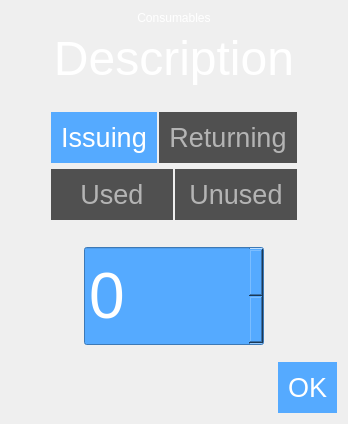
           <widget class="QWidget" name="consumableOutPage">
            <layout class="QVBoxLayout" name="verticalLayout_10">
             <item>
              <widget class="QLabel" name="label_3">
               <property name="sizePolicy">
                <sizepolicy hsizetype="Preferred" vsizetype="Minimum">
                 <horstretch>0</horstretch>
                 <verstretch>0</verstretch>
                </sizepolicy>
               </property>
               <property name="styleSheet">
                <string notr="true">font: 750 48pt;
color: rgb(255, 255, 255);</string>
               </property>
               <property name="text">
                <string>Consumables</string>
               </property>
               <property name="alignment">
                <set>Qt::AlignCenter</set>
               </property>
              </widget>
             </item>
             <item>
              <widget class="QLabel" name="consumableDescriptionLabel">
               <property name="font">
                <font>
                 <pointsize>36</pointsize>
                 <weight>9</weight>
                 <italic>false</italic>
                 <bold>false</bold>
                </font>
               </property>
               <property name="styleSheet">
                <string notr="true">font: 75 36pt;
color: rgb(255, 255, 255);</string>
               </property>
               <property name="text">
                <string>Description</string>
               </property>
               <property name="alignment">
                <set>Qt::AlignCenter</set>
               </property>
              </widget>
             </item>
             <item>
              <spacer name="verticalSpacer_2">
               <property name="orientation">
                <enum>Qt::Vertical</enum>
               </property>
               <property name="sizeHint" stdset="0">
                <size>
                 <width>20</width>
                 <height>20</height>
                </size>
               </property>
              </spacer>
             </item>
             <item>
              <layout class="QHBoxLayout" name="horizontalLayout_8">
               <item>
                <spacer name="horizontalSpacer_2">
                 <property name="orientation">
                  <enum>Qt::Horizontal</enum>
                 </property>
                 <property name="sizeHint" stdset="0">
                  <size>
                   <width>40</width>
                   <height>20</height>
                  </size>
                 </property>
                </spacer>
               </item>
               <item>
                <layout class="QVBoxLayout" name="verticalLayout_9">
                 <item>
                  <widget class="QWidget" name="issueReturnParent" native="true">
                   <layout class="QHBoxLayout" name="horizontalLayout_12">
                    <property name="spacing">
                     <number>2</number>
                    </property>
                    <property name="leftMargin">
                     <number>0</number>
                    </property>
                    <property name="topMargin">
                     <number>0</number>
                    </property>
                    <property name="rightMargin">
                     <number>0</number>
                    </property>
                    <property name="bottomMargin">
                     <number>0</number>
                    </property>
                    <item>
                     <widget class="QPushButton" name="consumableIssuingButton">
                      <property name="sizePolicy">
                       <sizepolicy hsizetype="Minimum" vsizetype="Minimum">
                        <horstretch>0</horstretch>
                        <verstretch>0</verstretch>
                       </sizepolicy>
                      </property>
                      <property name="styleSheet">
                       <string notr="true">QPushButton
{
	color: rgb(180, 180, 180);
	font: 20pt;
	padding: 10;
	background-color: rgb(80, 80, 80);
	border:none;
}

QPushButton::checked{
color: rgb(255, 255, 255);
background-color: rgb(85, 170, 255);
border:none;
}
</string>
                      </property>
                      <property name="text">
                       <string>Issuing</string>
                      </property>
                      <property name="checkable">
                       <bool>true</bool>
                      </property>
                      <property name="checked">
                       <bool>true</bool>
                      </property>
                      <property name="autoExclusive">
                       <bool>true</bool>
                      </property>
                     </widget>
                    </item>
                    <item>
                     <widget class="QPushButton" name="consumableReturningButton">
                      <property name="sizePolicy">
                       <sizepolicy hsizetype="Minimum" vsizetype="Minimum">
                        <horstretch>0</horstretch>
                        <verstretch>0</verstretch>
                       </sizepolicy>
                      </property>
                      <property name="styleSheet">
                       <string notr="true">QPushButton
{
	color: rgb(180, 180, 180);
	font: 20pt;
	padding: 10;
	background-color: rgb(80, 80, 80);
	border:none;
}

QPushButton::checked{
color: rgb(255, 255, 255);
background-color: rgb(85, 170, 255);
border:none;
}
</string>
                      </property>
                      <property name="text">
                       <string>Returning</string>
                      </property>
                      <property name="checkable">
                       <bool>true</bool>
                      </property>
                      <property name="autoExclusive">
                       <bool>true</bool>
                      </property>
                     </widget>
                    </item>
                   </layout>
                  </widget>
                 </item>
                 <item>
                  <widget class="QWidget" name="usedUnusedParent" native="true">
                   <property name="minimumSize">
                    <size>
                     <width>0</width>
                     <height>0</height>
                    </size>
                   </property>
                   <layout class="QHBoxLayout" name="horizontalLayout_7">
                    <property name="spacing">
                     <number>2</number>
                    </property>
                    <property name="leftMargin">
                     <number>0</number>
                    </property>
                    <property name="topMargin">
                     <number>0</number>
                    </property>
                    <property name="rightMargin">
                     <number>0</number>
                    </property>
                    <property name="bottomMargin">
                     <number>0</number>
                    </property>
                    <item>
                     <widget class="QPushButton" name="consumableUsedButton">
                      <property name="enabled">
                       <bool>true</bool>
                      </property>
                      <property name="sizePolicy">
                       <sizepolicy hsizetype="Minimum" vsizetype="Minimum">
                        <horstretch>0</horstretch>
                        <verstretch>0</verstretch>
                       </sizepolicy>
                      </property>
                      <property name="styleSheet">
                       <string notr="true">QPushButton
{
	color: rgb(180, 180, 180);
	font: 20pt;
	padding: 10;
	background-color: rgb(80, 80, 80);
	border:none;
}

QPushButton::checked{
color: rgb(255, 255, 255);
background-color: rgb(85, 170, 255);
border:none;
	padding: 10;
}
</string>
                      </property>
                      <property name="text">
                       <string>Used</string>
                      </property>
                      <property name="checkable">
                       <bool>true</bool>
                      </property>
                      <property name="autoExclusive">
                       <bool>true</bool>
                      </property>
                     </widget>
                    </item>
                    <item>
                     <widget class="QPushButton" name="consumableUnusedButton">
                      <property name="styleSheet">
                       <string notr="true">QPushButton
{
	color: rgb(180, 180, 180);
	font: 20pt;
	padding: 10;
	background-color: rgb(80, 80, 80);
	border:none;
}

QPushButton::checked{
color: rgb(255, 255, 255);
background-color: rgb(85, 170, 255);
border:none;
	padding: 10;
}
</string>
                      </property>
                      <property name="text">
                       <string>Unused</string>
                      </property>
                      <property name="checkable">
                       <bool>true</bool>
                      </property>
                      <property name="autoExclusive">
                       <bool>true</bool>
                      </property>
                     </widget>
                    </item>
                   </layout>
                  </widget>
                 </item>
                </layout>
               </item>
               <item>
                <spacer name="horizontalSpacer_5">
                 <property name="orientation">
                  <enum>Qt::Horizontal</enum>
                 </property>
                 <property name="sizeHint" stdset="0">
                  <size>
                   <width>40</width>
                   <height>20</height>
                  </size>
                 </property>
                </spacer>
               </item>
              </layout>
             </item>
             <item>
              <spacer name="verticalSpacer_4">
               <property name="orientation">
                <enum>Qt::Vertical</enum>
               </property>
               <property name="sizeType">
                <enum>QSizePolicy::Fixed</enum>
               </property>
               <property name="sizeHint" stdset="0">
                <size>
                 <width>20</width>
                 <height>20</height>
                </size>
               </property>
              </spacer>
             </item>
             <item>
              <layout class="QHBoxLayout" name="horizontalLayout_10">
               <item>
                <spacer name="horizontalSpacer_7">
                 <property name="orientation">
                  <enum>Qt::Horizontal</enum>
                 </property>
                 <property name="sizeHint" stdset="0">
                  <size>
                   <width>40</width>
                   <height>20</height>
                  </size>
                 </property>
                </spacer>
               </item>
               <item>
                <widget class="QSpinBox" name="consumableCountSpinBox">
                 <property name="sizePolicy">
                  <sizepolicy hsizetype="Minimum" vsizetype="Fixed">
                   <horstretch>0</horstretch>
                   <verstretch>0</verstretch>
                  </sizepolicy>
                 </property>
                 <property name="minimumSize">
                  <size>
                   <width>180</width>
                   <height>100</height>
                  </size>
                 </property>
                 <property name="styleSheet">
                  <string notr="true">QSpinBox
{
color: rgb(255, 255, 255);
/*background-color: rgb(127, 127, 127);*/
background-color: rgb(85, 170, 255);
font: 48pt;
}

QSpinBox:disabled
{
	color: rgb(180, 180, 180);
	background-color: rgb(80, 80, 80);
	border:none;
}

QSpinBox::up-arrow {
    width: 16px;
    height: 16px;
}

QSpinBox::down-arrow {
    width: 16px;
    height: 16px;
}</string>
                 </property>
                </widget>
               </item>
               <item>
                <spacer name="horizontalSpacer_8">
                 <property name="orientation">
                  <enum>Qt::Horizontal</enum>
                 </property>
                 <property name="sizeHint" stdset="0">
                  <size>
                   <width>40</width>
                   <height>20</height>
                  </size>
                 </property>
                </spacer>
               </item>
              </layout>
             </item>
             <item>
              <spacer name="verticalSpacer_3">
               <property name="orientation">
                <enum>Qt::Vertical</enum>
               </property>
               <property name="sizeHint" stdset="0">
                <size>
                 <width>20</width>
                 <height>10</height>
                </size>
               </property>
              </spacer>
             </item>
             <item>
              <layout class="QHBoxLayout" name="horizontalLayout_9">
               <item>
                <spacer name="horizontalSpacer_6">
                 <property name="orientation">
                  <enum>Qt::Horizontal</enum>
                 </property>
                 <property name="sizeHint" stdset="0">
                  <size>
                   <width>40</width>
                   <height>20</height>
                  </size>
                 </property>
                </spacer>
               </item>
               <item>
                <widget class="QPushButton" name="issueConsumablesButton">
                 <property name="minimumSize">
                  <size>
                   <width>0</width>
                   <height>0</height>
                  </size>
                 </property>
                 <property name="styleSheet">
                  <string notr="true">QPushButton
{
	color: rgb(255, 255, 255);
	background-color: rgb(85, 170, 255);
	border:none;
	font: 20pt;
	padding: 10;
}

QPushButton:disabled
{
	color: rgb(180, 180, 180);
	background-color: rgb(80, 80, 80);
	border:none;
}</string>
                 </property>
                 <property name="text">
                  <string>OK</string>
                 </property>
                </widget>
               </item>
              </layout>
             </item>
            </layout>
           </widget>
